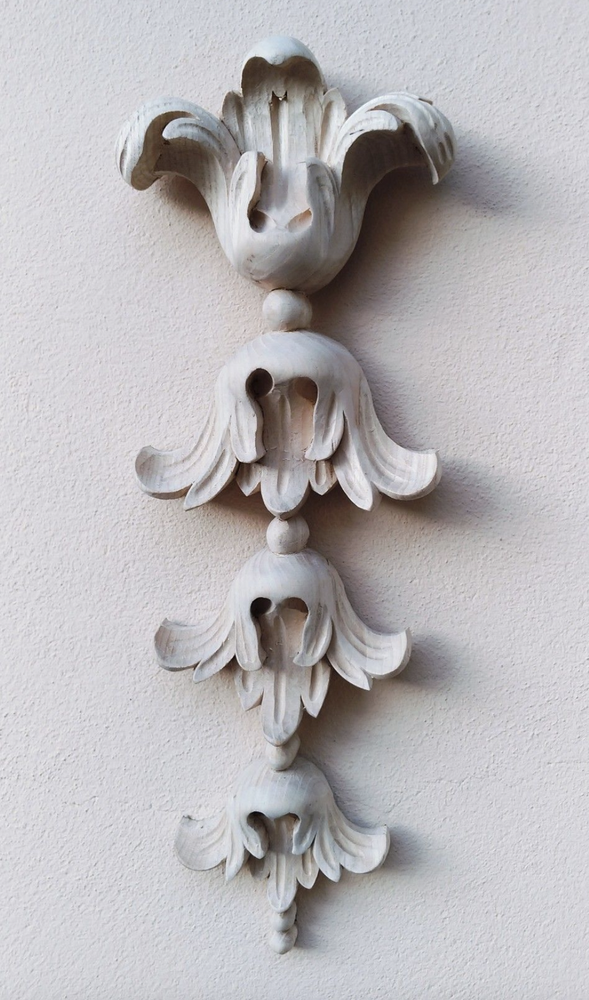
#> input picture img/Screenshot 2025-01-24 at 20.32.50.png, 589 x 1000 px, shrunk from 1020 x 1732 before the run; its folder holds only this picture in this run
$ python main.py
#> lines starting #> are read from the running program, lines starting #| are printed output that depends on the picture; after the words box and inside, x2 and y2 are one past the last pixel; in counts of white or black regions, pixels touching at a corner belong together
import cv2
import os

def generate_coloring_contours(input_image_path, output_image_path):
    """
    Генерує контури розмальовки з вхідного зображення.

    :param input_image_path: шлях до вхідного зображення
    :param output_image_path: шлях до збереження контуру
    """
    # Завантаження зображення
    image = cv2.imread(input_image_path, cv2.IMREAD_COLOR)
#> image is the input picture: shape (1000, 589, 3); mean B, G, R 185.8, 182.9, 185.4

    # Перетворення в градації сірого
    gray = cv2.cvtColor(image, cv2.COLOR_BGR2GRAY)

    # Розмиття для зменшення шуму
    blurred = cv2.GaussianBlur(gray, (5, 5), 0)

    # Виявлення країв за допомогою алгоритму Canny
    edges = cv2.Canny(blurred, threshold1=50, threshold2=150)
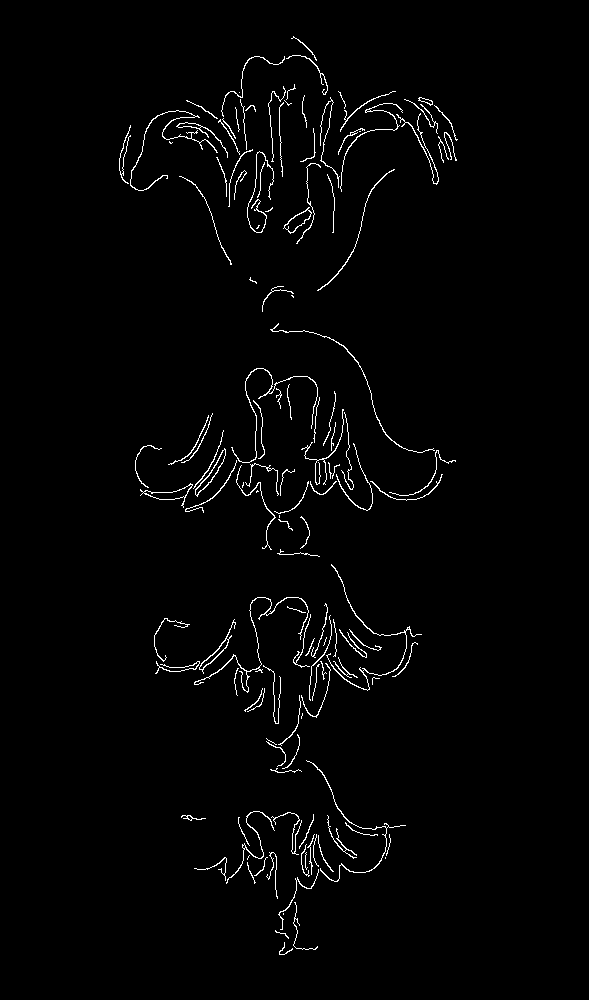
#> edges: shape (1000, 589); 1.8% white in thin lines or dots, all inside (x1, y1, x2, y2) = (119, 36, 458, 955)

    # Інвертування кольорів для кращого вигляду
    inverted_edges = cv2.bitwise_not(edges)

    # Збереження результату
    cv2.imwrite(output_image_path, inverted_edges)
    print(f"Контури розмальовки збережено у файл: {output_image_path}")

def process_directory(input_directory, output_directory):
    """
    Обробляє всі зображення в каталозі, генеруючи контури розмальовки для кожного файлу.

    :param input_directory: каталог з вхідними зображеннями
    :param output_directory: каталог для збереження контурів
    """
    if not os.path.exists(output_directory):
        os.makedirs(output_directory)

    for filename in os.listdir(input_directory):
        if filename.lower().endswith(('.png', '.jpg', '.jpeg', '.bmp', '.tiff')):
            input_path = os.path.join(input_directory, filename)
            output_path = os.path.join(output_directory, f"contour_{filename}")
            generate_coloring_contours(input_path, output_path)

# Використання функції
process_directory("img", "output_img")

$ run again, on img/Screenshot 2025-01-24 at 20.33.09.png
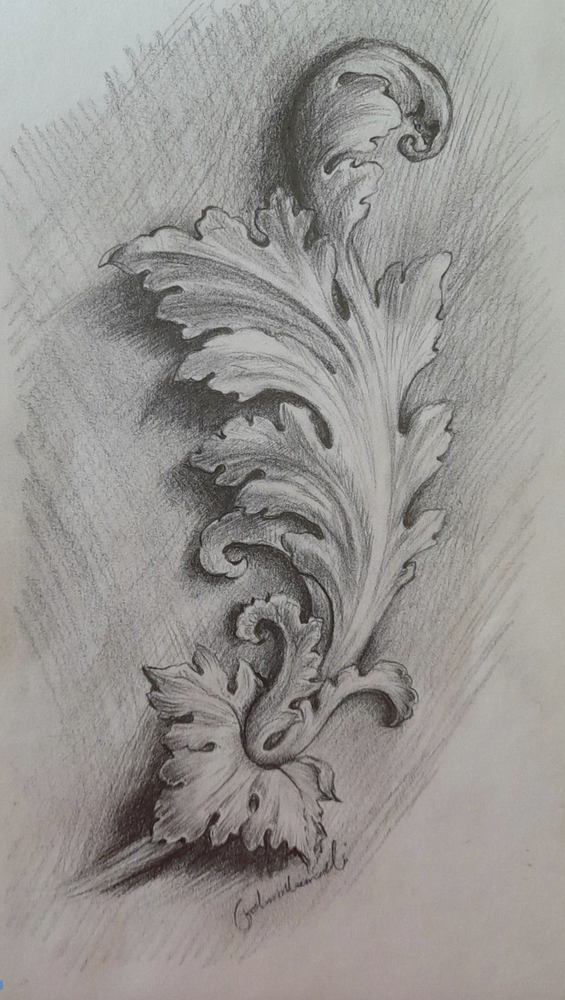
#> input picture img/Screenshot 2025-01-24 at 20.33.09.png, 565 x 1000 px, shrunk from 984 x 1742 before the run
#> in generate_coloring_contours, image is the input picture: shape (1000, 565, 3); mean B, G, R 146.6, 149.3, 151.9
#> in generate_coloring_contours, `edges = cv2.Canny(blurred, threshold1=50, threshold2=150)`:
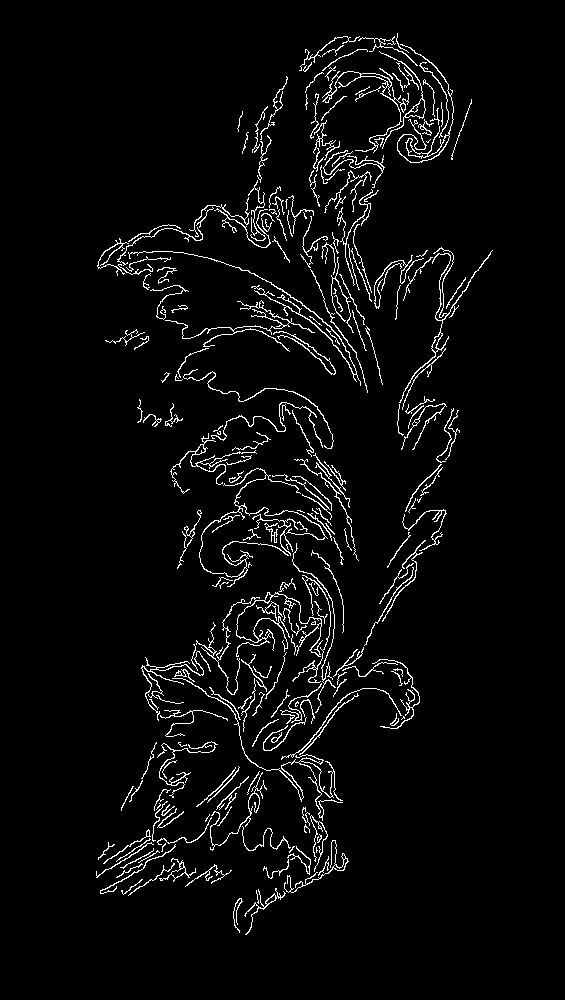
#> edges: shape (1000, 565); 4% white in thin lines or dots, all inside (x1, y1, x2, y2) = (96, 33, 493, 935)

$ run again, on img/Screenshot 2025-01-24 at 20.34.15.png
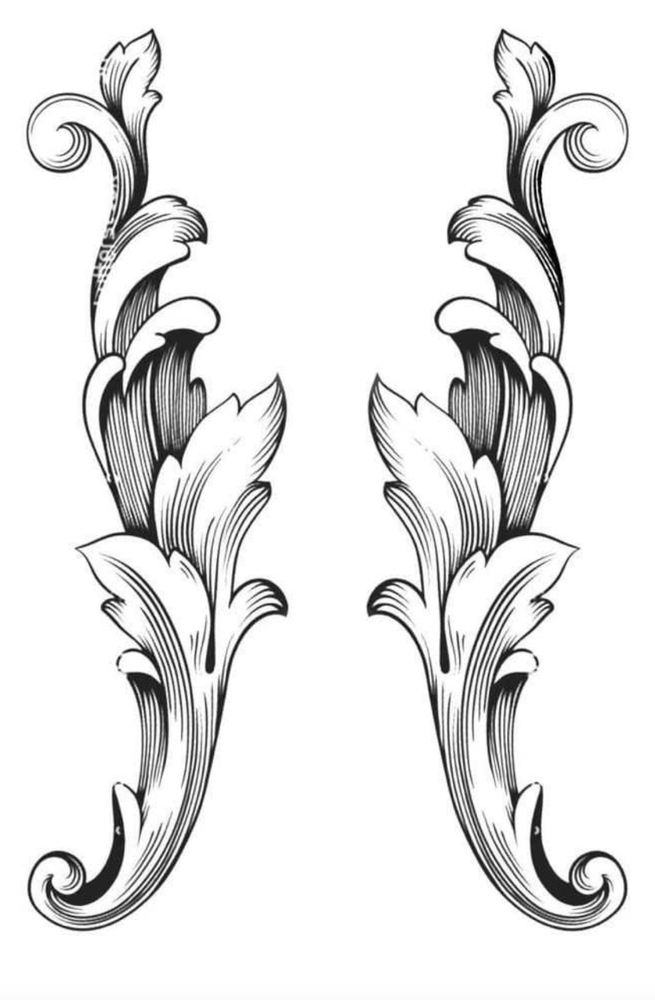
#> input picture img/Screenshot 2025-01-24 at 20.34.15.png, 655 x 1000 px, shrunk from 1124 x 1716 before the run
#> in generate_coloring_contours, image is the input picture: shape (1000, 655, 3); mean B, G, R 230.6, 230.6, 230.6
#> in generate_coloring_contours, `blurred = cv2.GaussianBlur(gray, (5, 5), 0)`:
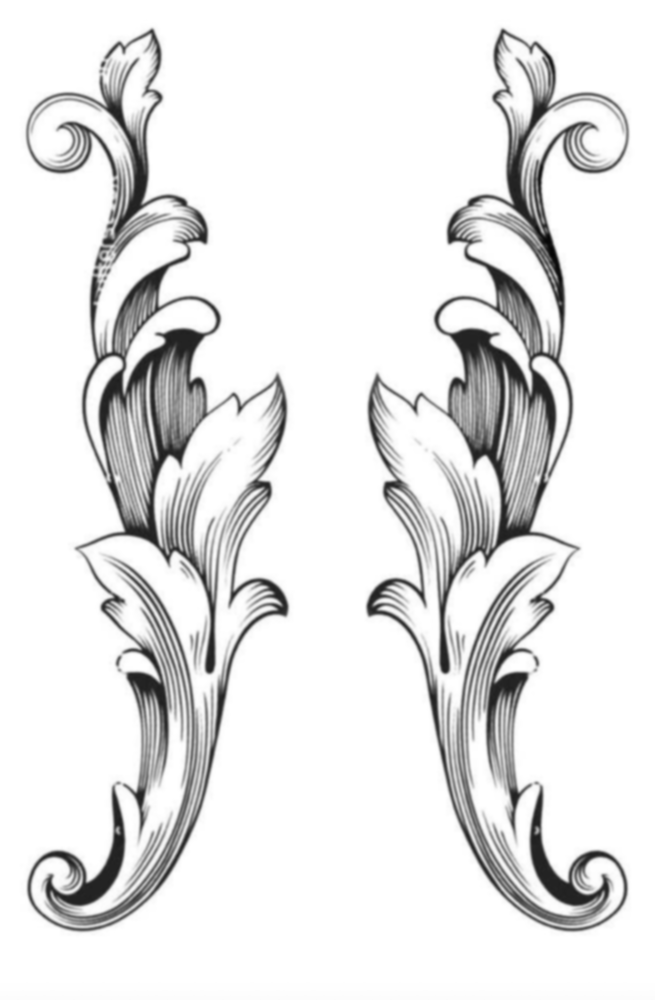
#> blurred: shape (1000, 655); min 5, max 255, mean 230.7
#> in generate_coloring_contours, `edges = cv2.Canny(blurred, threshold1=50, threshold2=150)`:
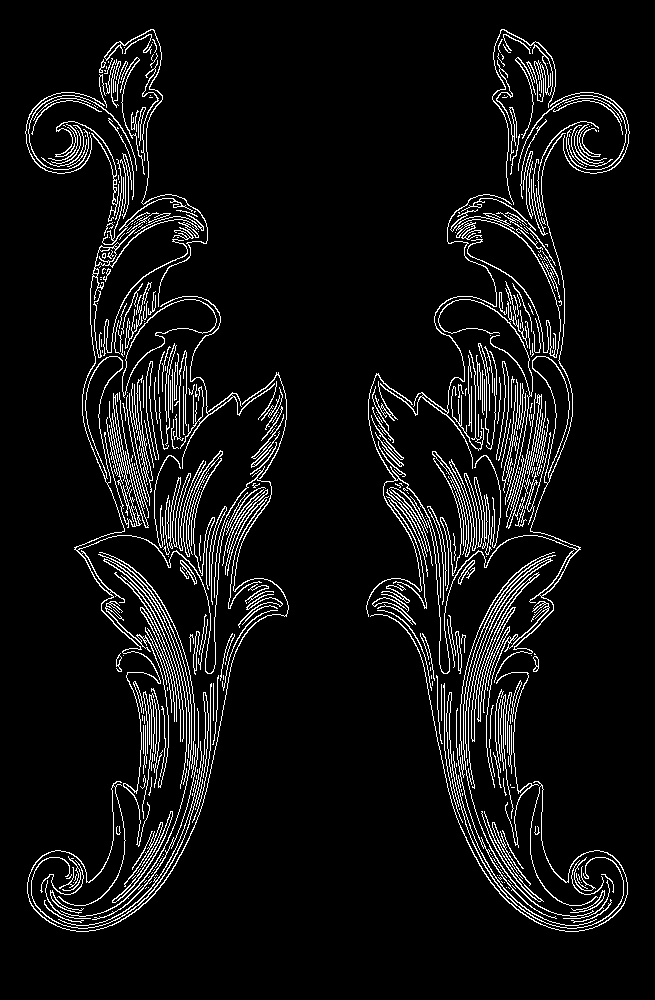
#> edges: shape (1000, 655); 6.9% white in thin lines or dots, all inside (x1, y1, x2, y2) = (25, 29, 630, 932)

$ run again, on img/Screenshot 2025-01-24 at 20.34.37.png
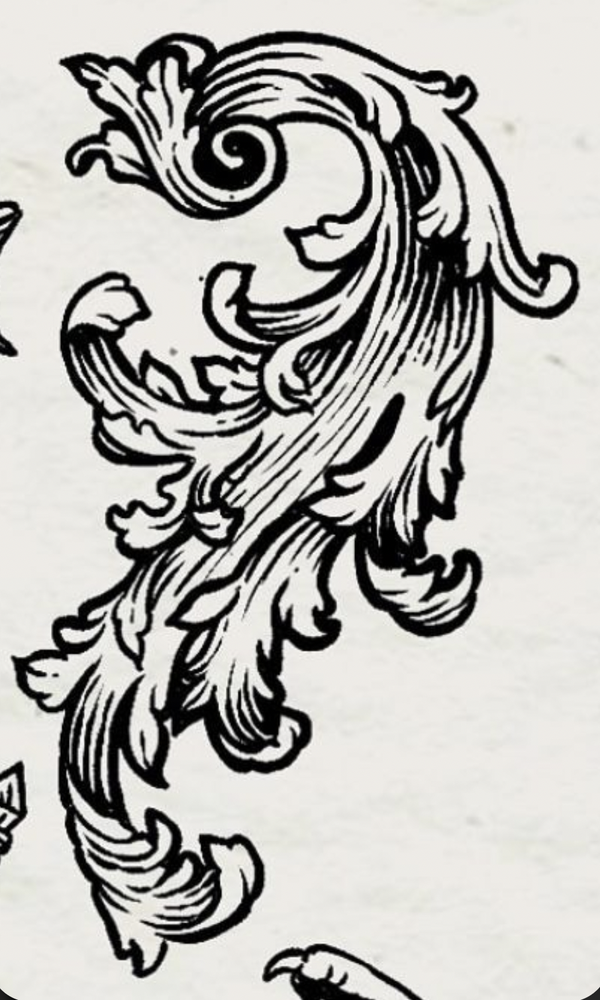
#> input picture img/Screenshot 2025-01-24 at 20.34.37.png, 600 x 1000 px, shrunk from 906 x 1510 before the run
#> in generate_coloring_contours, image is the input picture: shape (1000, 600, 3); mean B, G, R 178.9, 182.4, 183.4
#> in generate_coloring_contours, `edges = cv2.Canny(blurred, threshold1=50, threshold2=150)`:
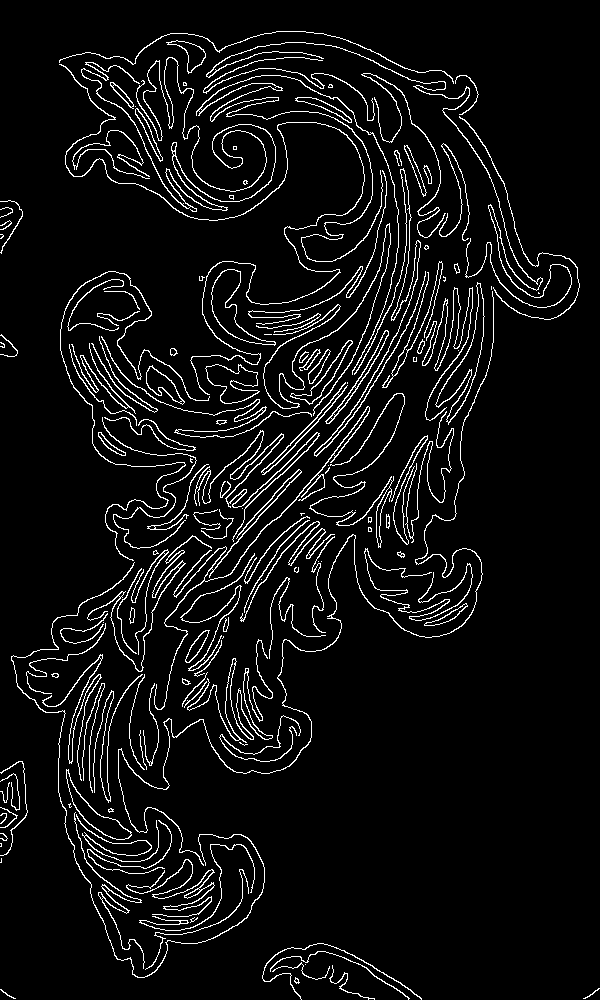
#> edges: shape (1000, 600); 6.2% white in thin lines or dots
#> inverted_edges: shape (1000, 600); 93.8% white; black in thin lines or dots
